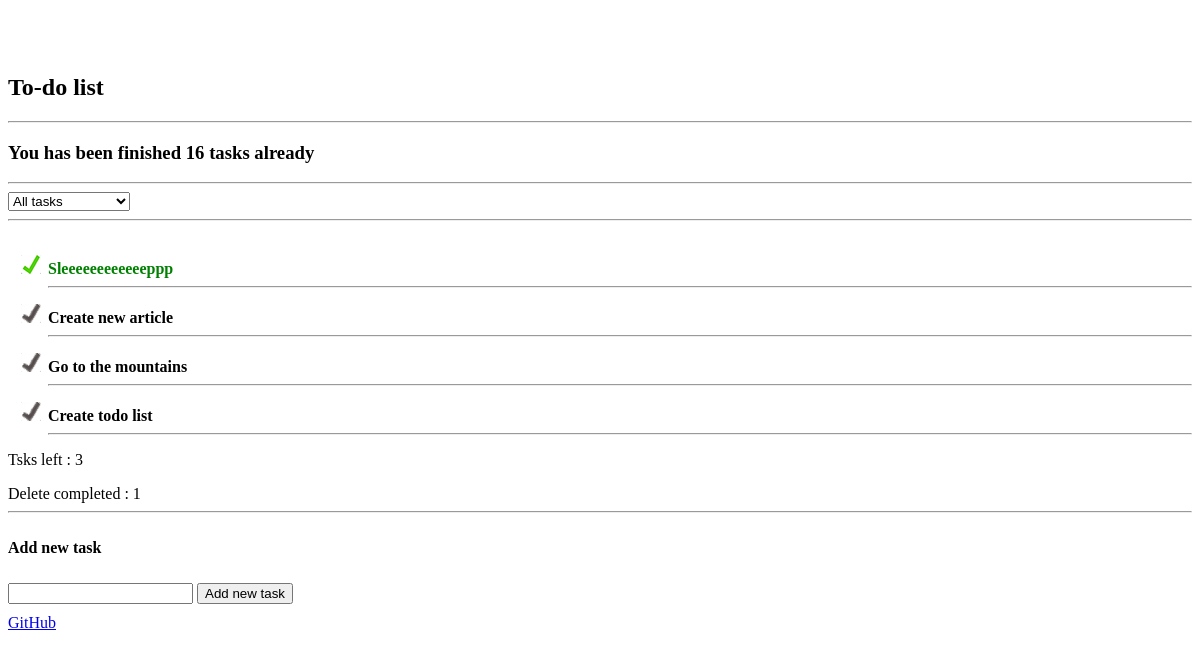
/, run on an earlier commit of the app's database.
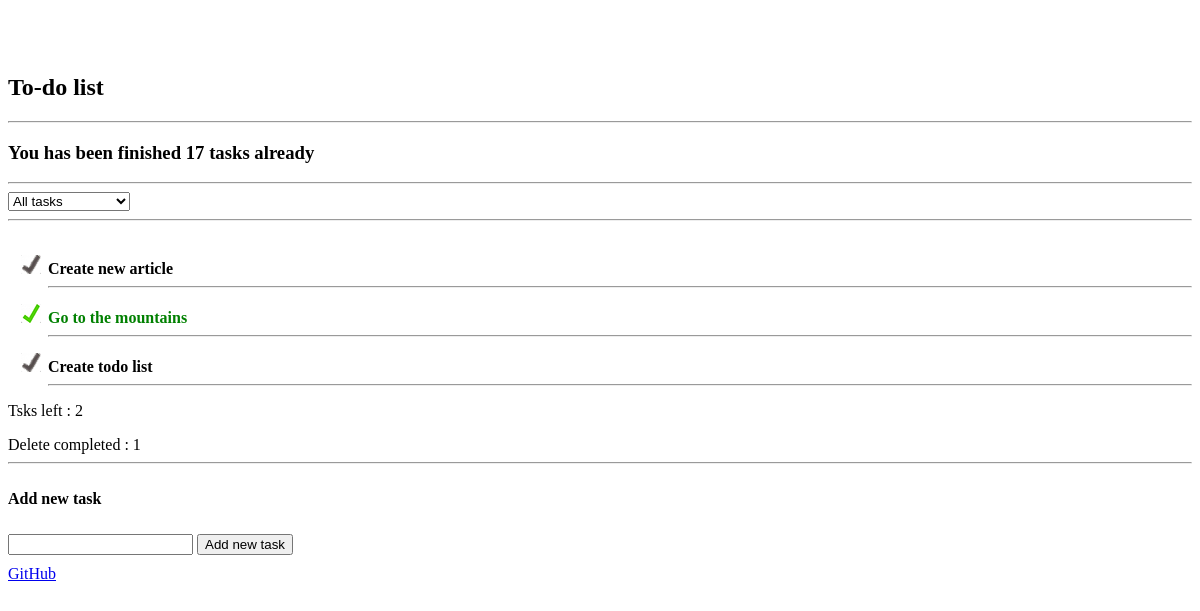
And on a later commit of the database.
### todolist/models.py (models this page shows, shortened)
class TodoList(models.Model):
    title = models.CharField(max_length=200)
    is_finished = models.BooleanField(default=False)
    class Meta:
        ordering = ['-id']

### todolist/views.py (the view, shortened to what this page needs)
# urls.py: url(r'^$', TaskView.as_view(), name='index'),
class TaskView(View):
    @staticmethod
    def get(request):
        done = len(TodoList.objects.filter(is_finished=True))
        active = len(TodoList.objects.filter(is_finished=False))
        try:
            all_finished = DoneJobs.objects.all()
            for a in all_finished:
                all_finished_jobs = a.is_done
        except:
            all_finished_jobs = False
        tmpl_vars = {
            'jobs': TodoList.objects.all(),
            'form': JobForm(),
            'done': done,
            'active': active,
            'all_finished_job': all_finished_jobs,
        }
        return render(request, 'index.html', tmpl_vars)

### todolist/forms.py
class JobForm(forms.ModelForm):
    class Meta:
        model = TodoList
        fields = ['title']
        widgets = {
            'text': forms.TextInput(
                attrs={'id': 'post-text', 'required': True, 'placeholder': 'Add new job...'}
            ),
        }

### templates/index.html (shortened to what this page needs)
{% extends "base.html" %}
{% block content %}
    <br><br>
    <div class="row white">
        <div class="large-12 columns">
            <h2>To-do list</h2>
            {% if all_finished_job%}
                <div id="all-finished">
                <hr>
                    <h3 id="h-all-finished">You has been finished  {{ all_finished_job }} tasks already</h3>
                <hr>
                </div>
            {% endif %}
            <select name="" id="status">
                <option value="">All tasks</option>
            </select>
            <hr>
        </div>
    </div>
    <div class="row white">
        <div class="columns large-12">
            <div id="jobs">
                <section>
                    {% for job in jobs %}
                        <ul>
                            {% if job.is_finished  %}
                                <li class = "done" id = "job-{{ job.id }}" status-job="s-done">
                                    <div onclick="openBlock(this);" id = "job-title-{{ job.id }}">
                                        <strong >{{ job.title }}</strong>
                                    </div>
                                    <hr>
                                </li>
                            {% else %}
                                <li class = "active" id = "job-{{ job.id }}" status-job="s-active">
                                    <div onclick="openBlock(this);" id = "job-title-{{ job.id }}">
                                        <strong>{{ job.title }}</strong>
                                    </div>
                                    <hr>
                                </li>
                            {% endif %}
                        </ul>
                    {% endfor %}
                </section>
            </div>
        </div>
        <div id="active_jobs"><p id = "item_left">Tsks left : {{active}}</p></div>
        {% if done %}
            <div id="job-delete-complete">
                <a  id="all_completed" class="delete-completed" >Delete completed : {{done}}</a>
            </div>
        {% endif %}
    <hr>
    </div>
    <p class="row white"><strong>Add new task</strong></p>
    <div class="row white">
        <div class="columns large-12">
            <form method="POST" id="job-form">
                <input type="text"  id="job_title">
                <input type="submit" value="Add new task" >
            </form>
        </div>
    </div>
    <div class="row white">
        <a href="https://github.com/Ariezz666/todolist" target="_blank">GitHub</a>
    </div>
    {% load staticfiles %}
{% endblock %}

What changed in the data, as far as the page shows it:
removed TodoList: title "Sleeeeeeeeeeeeppp"
changed TodoList "Go to the mountains": is_finished False → True (drawn)
Also different on the page:
{{ all_finished_job }}: "16" → "17"
{{ active }}: "3" → "2"
